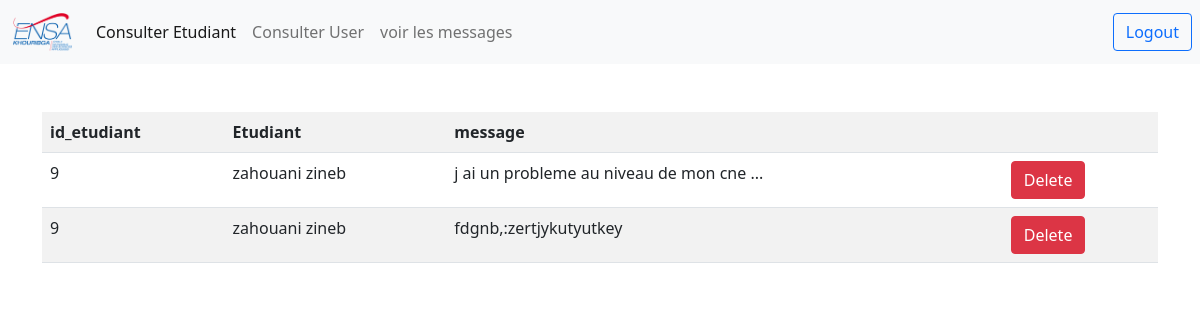
The page /html/message.php on the database its author committed.
### tables this page shows
CREATE TABLE IF NOT EXISTS `message` (
  `id` int(11) NOT NULL AUTO_INCREMENT,
  `id_et` int(11) NOT NULL,
  `message` varchar(3000) NOT NULL,
  PRIMARY KEY (`id`),
  KEY `id_et` (`id_et`)
);

CREATE TABLE IF NOT EXISTS `etudiant` (
  `id` int(11) NOT NULL AUTO_INCREMENT,
  `nom` varchar(45) NOT NULL,
  `prenom` varchar(45) NOT NULL,
  `email` varchar(45) NOT NULL,
  `numero_telephone` int(11) NOT NULL,
  `CNE` varchar(45) NOT NULL,
  `CIN` varchar(45) NOT NULL,
  `adress` varchar(45) NOT NULL,
  `diplome` tinyint(1) NOT NULL,
  PRIMARY KEY (`id`)
);

### html/message.php (the view, shortened to what this page needs)
<!DOCTYPE html>
<html lang="en">
<head>
</head>
<body>
    <?php include "navbar.php" ?>
    <div class="container">
        <table class="table table-striped mt-5">
            <tr>
                <th>id_etudiant</th>
                <th>Etudiant</th>
                <th>message</th>
                <th></th>
            </tr>
            <?php
      include "config.php";
      $records = mysqli_query($con, "SELECT m.id,m.id_et,m.message,e.nom,e.prenom FROM message as m,etudiant as e WHERE e.id=m.id_et ");
      while ($data = mysqli_fetch_array($records)) {
      ?>
            <tr>
                <td><?php echo $data['id_et']; ?></td>
                <td><?php echo $data['nom']; ?> <?php echo $data['prenom']; ?></td>
                <td><?php echo $data['message']; ?></td>
                <td><a class="btn btn-danger" href="deleteMessage.php?id=<?php echo $data['id']; ?>">Delete</a></td>
            </tr>
            <?php
      }
      ?>
        </table>
    </div>
</body>
</html>

### rows shown on the page
message: id_et "9", etudiant.nom "zahouani", etudiant.prenom "zineb", message "j ai un probleme au niveau de mon cne ..."
message: id_et "9", etudiant.nom "zahouani", etudiant.prenom "zineb", message "fdgnb,:zertjykutyutkey"
